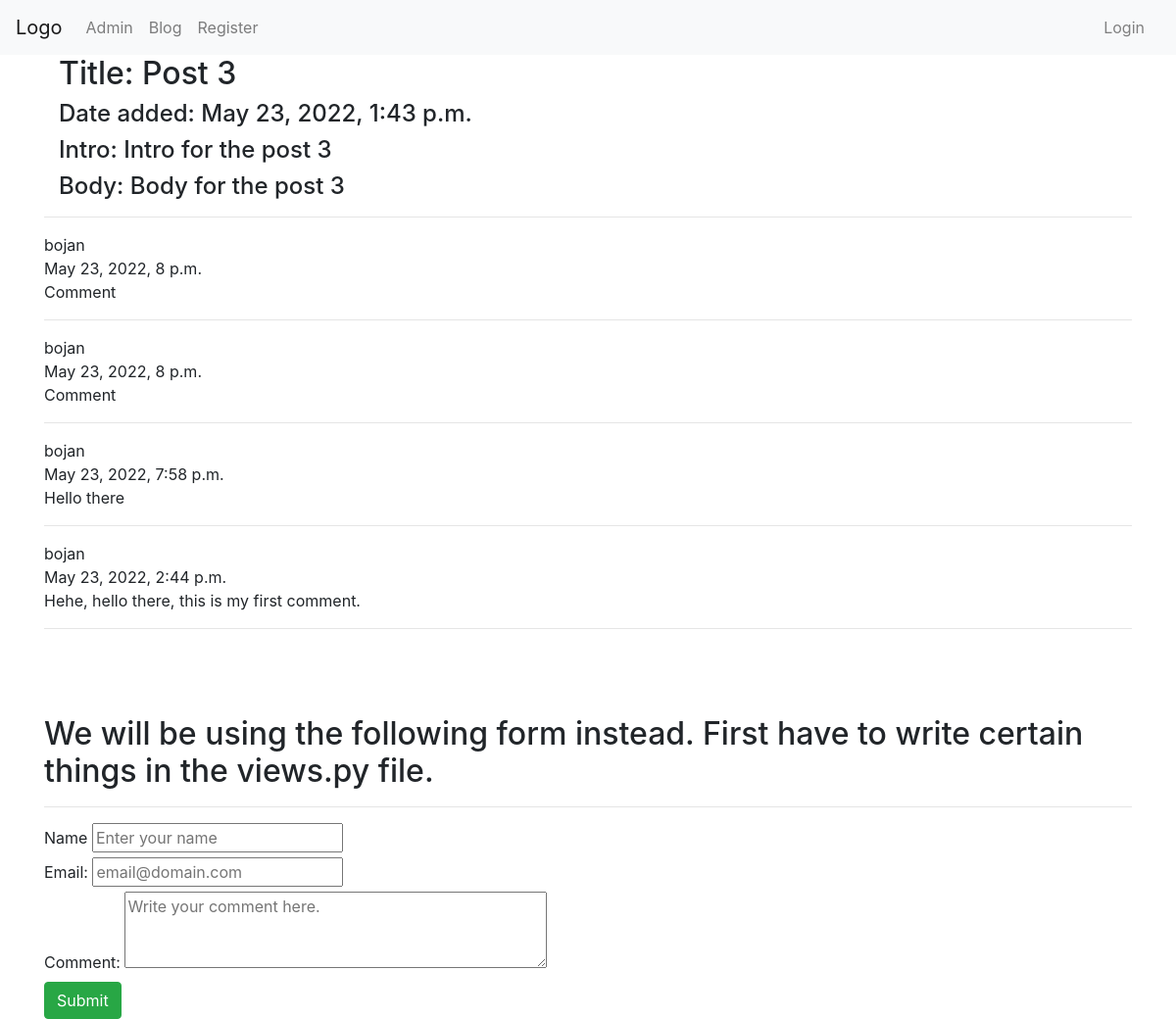
The page /post-3/ on the database its author committed.
### blog/models.py (models this page shows, shortened)
class Post(models.Model):
  title = models.CharField(max_length=255)
  slug  = models.SlugField()
  intro = models.TextField()
  body  = models.TextField()
  date_added = models.DateTimeField(auto_now_add=True)
  class Meta:
    ordering = ['-date_added']

class Comment(models.Model):
  post  = models.ForeignKey(Post, related_name='comments', on_delete=models.CASCADE)
  name  = models.CharField(max_length=255)
  email = models.EmailField()
  body  = models.TextField()
  date_added = models.DateTimeField(auto_now_add=True)
  class Meta:
      ordering = ['-date_added']

### blog/views.py (the view)
# urls.py: path('<slug:slug>/', views.post_detail, name="post_detail"),
def post_detail(request, slug):
  post = Post.objects.get(slug=slug)
  if request.method == 'POST':
    comment = Comment(
        post  = post,
        name  = request.POST.get('name'),
        email = request.POST.get('email'),
        body  = request.POST.get('body')
    )
    comment.save()
    return redirect('post_detail', slug=post.slug)
  else:
    form = CommentForm()
  return render(request, 'blog/post_detail.html', {'post': post, 'form': form})

### blog/forms.py
class CommentForm(forms.ModelForm):
  class Meta():
    model = Comment
    fields = ['name', 'email', 'body']

### templates/blog/post_detail.html (shortened to what this page needs)
{% extends "blog/base.html" %}
{% block body_block %}
<div class="container">
  <div class="post block">
    <h2 class="subtitle">Title: {{post.title}}</h2>
    <h4>Date added: {{post.date_added}}</h4>
    <h4>Intro: {{post.intro}}</h4>
    <h4>Body: {{post.body}}</h4>
  </div>
</div>
<hr>
{% for comment in post.comments.all %}
  <div class="comment">
    <div class="comment-user">{{comment.name}}</div>
    <div class="comment-user">{{comment.date_added}}</div>
    <div class="comment-body">{{comment.body}}</div>
  </div>
  <hr>
{% empty %}
  <h2 class="no-comments-yet">This post have no comments.</h2>
  <hr>
{% endfor %}
<br><br><br>
<h2 class="add-a-comment">We will be using the following form instead. First have to write certain things in the
  views.py file.</h2>
<hr>
<form method="POST" action=".">
  <label for="name">Name</label>
  <input type="text" name="name" placeholder="Enter your name">
  <br>
  <label for="email">Email:</label>
  <input type="email" name="email" placeholder="email@domain.com">
  <br>
  <label for="body">Comment:</label>
  <textarea name="body" rows="3" cols="40" placeholder="Write your comment here."></textarea>
  <div class="field">
    <div class="control">
      <button class="btn btn-success">Submit</button>
    </div>
  </div>
{% endblock %}

### rows shown on the page
Post: title "Post 3", date_added "May 23, 2022, 1:43 p.m.", intro "Intro for the post 3", body "Body for the post 3"
Comment: name "bojan", date_added "May 23, 2022, 8 p.m.", body "Comment"
Comment: name "bojan", date_added "May 23, 2022, 8 p.m.", body "Comment"
Comment: name "bojan", date_added "May 23, 2022, 7:58 p.m.", body "Hello there"
Comment: name "bojan", date_added "May 23, 2022, 2:44 p.m.", body "Hehe, hello there, this is my first comment."
